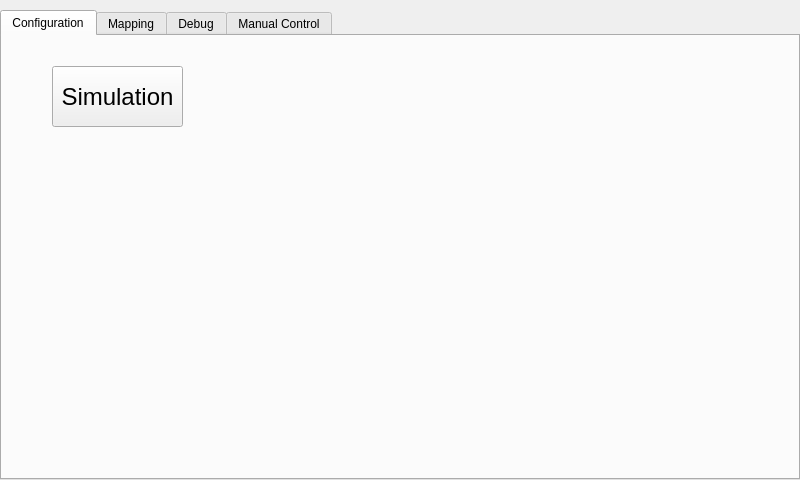
<?xml version="1.0" encoding="UTF-8"?>
<ui version="4.0">
 <class>MainWidget</class>
 <widget class="QWidget" name="MainWidget">
  <property name="geometry">
   <rect>
    <x>0</x>
    <y>0</y>
    <width>800</width>
    <height>480</height>
   </rect>
  </property>
  <property name="windowTitle">
   <string/>
  </property>
  <widget class="QTabWidget" name="mainTabWidget">
   <property name="geometry">
    <rect>
     <x>0</x>
     <y>10</y>
     <width>800</width>
     <height>470</height>
    </rect>
   </property>
   <property name="currentIndex">
    <number>0</number>
   </property>
   <widget class="QWidget" name="configTab">
    <attribute name="title">
     <string>Configuration</string>
    </attribute>
    <widget class="QPushButton" name="simulationButton">
     <property name="geometry">
      <rect>
       <x>50</x>
       <y>30</y>
       <width>131</width>
       <height>61</height>
      </rect>
     </property>
     <property name="font">
      <font>
       <pointsize>18</pointsize>
      </font>
     </property>
     <property name="text">
      <string>Simulation</string>
     </property>
    </widget>
   </widget>
   <widget class="QWidget" name="mappingTab">
    <attribute name="title">
     <string>Mapping</string>
    </attribute>
    <widget class="QGraphicsView" name="mappingGraphicsView">
     <property name="geometry">
      <rect>
       <x>12</x>
       <y>0</y>
       <width>770</width>
       <height>430</height>
      </rect>
     </property>
     <property name="frameShape">
      <enum>QFrame::NoFrame</enum>
     </property>
     <property name="verticalScrollBarPolicy">
      <enum>Qt::ScrollBarAlwaysOff</enum>
     </property>
     <property name="horizontalScrollBarPolicy">
      <enum>Qt::ScrollBarAlwaysOff</enum>
     </property>
    </widget>
   </widget>
   <widget class="QWidget" name="debugTab">
    <attribute name="title">
     <string>Debug</string>
    </attribute>
    <widget class="QTextEdit" name="debugTextEdit">
     <property name="geometry">
      <rect>
       <x>12</x>
       <y>0</y>
       <width>770</width>
       <height>430</height>
      </rect>
     </property>
     <property name="font">
      <font>
       <family>Monaco</family>
       <pointsize>12</pointsize>
      </font>
     </property>
    </widget>
   </widget>
   <widget class="QWidget" name="manualTab">
    <attribute name="title">
     <string>Manual Control</string>
    </attribute>
    <widget class="QGroupBox" name="directionGroupBox">
     <property name="geometry">
      <rect>
       <x>260</x>
       <y>100</y>
       <width>300</width>
       <height>240</height>
      </rect>
     </property>
     <property name="font">
      <font>
       <pointsize>18</pointsize>
      </font>
     </property>
     <property name="title">
      <string>Direction</string>
     </property>
     <widget class="QPushButton" name="upButton">
      <property name="geometry">
       <rect>
        <x>110</x>
        <y>50</y>
        <width>80</width>
        <height>80</height>
       </rect>
      </property>
      <property name="font">
       <font>
        <pointsize>48</pointsize>
       </font>
      </property>
      <property name="focusPolicy">
       <enum>Qt::ClickFocus</enum>
      </property>
      <property name="text">
       <string>⇧</string>
      </property>
     </widget>
     <widget class="QPushButton" name="downButton">
      <property name="geometry">
       <rect>
        <x>110</x>
        <y>140</y>
        <width>80</width>
        <height>80</height>
       </rect>
      </property>
      <property name="font">
       <font>
        <pointsize>48</pointsize>
       </font>
      </property>
      <property name="focusPolicy">
       <enum>Qt::ClickFocus</enum>
      </property>
      <property name="text">
       <string>⇩</string>
      </property>
     </widget>
     <widget class="QPushButton" name="leftButton">
      <property name="geometry">
       <rect>
        <x>20</x>
        <y>140</y>
        <width>80</width>
        <height>80</height>
       </rect>
      </property>
      <property name="font">
       <font>
        <pointsize>48</pointsize>
       </font>
      </property>
      <property name="focusPolicy">
       <enum>Qt::ClickFocus</enum>
      </property>
      <property name="text">
       <string>⇦</string>
      </property>
     </widget>
     <widget class="QPushButton" name="rightButton">
      <property name="geometry">
       <rect>
        <x>200</x>
        <y>140</y>
        <width>80</width>
        <height>80</height>
       </rect>
      </property>
      <property name="font">
       <font>
        <pointsize>48</pointsize>
       </font>
      </property>
      <property name="focusPolicy">
       <enum>Qt::ClickFocus</enum>
      </property>
      <property name="text">
       <string>⇨</string>
      </property>
     </widget>
    </widget>
    <widget class="QGroupBox" name="gearGroupBox">
     <property name="geometry">
      <rect>
       <x>590</x>
       <y>100</y>
       <width>150</width>
       <height>240</height>
      </rect>
     </property>
     <property name="font">
      <font>
       <pointsize>18</pointsize>
      </font>
     </property>
     <property name="title">
      <string>Gear</string>
     </property>
     <widget class="QLCDNumber" name="gearLcdNumber">
      <property name="geometry">
       <rect>
        <x>30</x>
        <y>50</y>
        <width>90</width>
        <height>120</height>
       </rect>
      </property>
      <property name="frameShape">
       <enum>QFrame::NoFrame</enum>
      </property>
      <property name="digitCount">
       <number>1</number>
      </property>
     </widget>
     <widget class="QSlider" name="gearSlider">
      <property name="geometry">
       <rect>
        <x>20</x>
        <y>190</y>
        <width>110</width>
        <height>20</height>
       </rect>
      </property>
      <property name="focusPolicy">
       <enum>Qt::ClickFocus</enum>
      </property>
      <property name="orientation">
       <enum>Qt::Horizontal</enum>
      </property>
     </widget>
    </widget>
    <widget class="QGroupBox" name="brakeGroupBox">
     <property name="geometry">
      <rect>
       <x>60</x>
       <y>100</y>
       <width>170</width>
       <height>240</height>
      </rect>
     </property>
     <property name="font">
      <font>
       <pointsize>18</pointsize>
      </font>
     </property>
     <property name="title">
      <string>Brake</string>
     </property>
     <widget class="QPushButton" name="brakeButton">
      <property name="geometry">
       <rect>
        <x>20</x>
        <y>50</y>
        <width>130</width>
        <height>170</height>
       </rect>
      </property>
      <property name="font">
       <font>
        <pointsize>96</pointsize>
       </font>
      </property>
      <property name="focusPolicy">
       <enum>Qt::ClickFocus</enum>
      </property>
      <property name="text">
       <string>℗</string>
      </property>
     </widget>
    </widget>
   </widget>
  </widget>
 </widget>
 <resources/>
 <connections/>
</ui>
